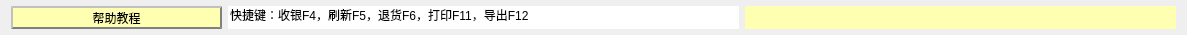
     <widget class="QWidget" name="statusWidget" native="true">
      <property name="minimumSize">
       <size>
        <width>0</width>
        <height>35</height>
       </size>
      </property>
      <property name="maximumSize">
       <size>
        <width>16777215</width>
        <height>30</height>
       </size>
      </property>
      <property name="styleSheet">
       <string notr="true">QWidget#statusWidget{
border: 1px solid #000000;}</string>
      </property>
      <layout class="QGridLayout" name="gridLayout_25">
       <property name="topMargin">
        <number>2</number>
       </property>
       <property name="bottomMargin">
        <number>2</number>
       </property>
       <item row="0" column="0">
        <widget class="QPushButton" name="pushButton_10">
         <property name="minimumSize">
          <size>
           <width>211</width>
           <height>23</height>
          </size>
         </property>
         <property name="styleSheet">
          <string notr="true">QPushButton{
background-color:rgb(255, 255 , 178);

color: black;  
border: 2px groove gray; 

 border-style: outset;
}

QPushButton:hover{background-color: rgb(255, 219, 92);
color: black ;
}

QPushButton:pressed{background-color:rgb(255, 175, 68);

border-style: inset; }</string>
         </property>
         <property name="text">
          <string>帮助教程</string>
         </property>
        </widget>
       </item>
       <item row="0" column="1">
        <widget class="QLineEdit" name="lineEdit">
         <property name="enabled">
          <bool>true</bool>
         </property>
         <property name="minimumSize">
          <size>
           <width>511</width>
           <height>23</height>
          </size>
         </property>
         <property name="text">
          <string>快捷键：收银F4，刷新F5，退货F6，打印F11，导出F12</string>
         </property>
         <property name="frame">
          <bool>false</bool>
         </property>
         <property name="readOnly">
          <bool>true</bool>
         </property>
        </widget>
       </item>
       <item row="0" column="2">
        <widget class="QLabel" name="currentTimeLabel">
         <property name="minimumSize">
          <size>
           <width>431</width>
           <height>23</height>
          </size>
         </property>
         <property name="styleSheet">
          <string notr="true">background-color:rgb(255, 255 , 178);</string>
         </property>
         <property name="text">
          <string/>
         </property>
         <property name="alignment">
          <set>Qt::AlignCenter</set>
         </property>
        </widget>
       </item>
      </layout>
     </widget>
